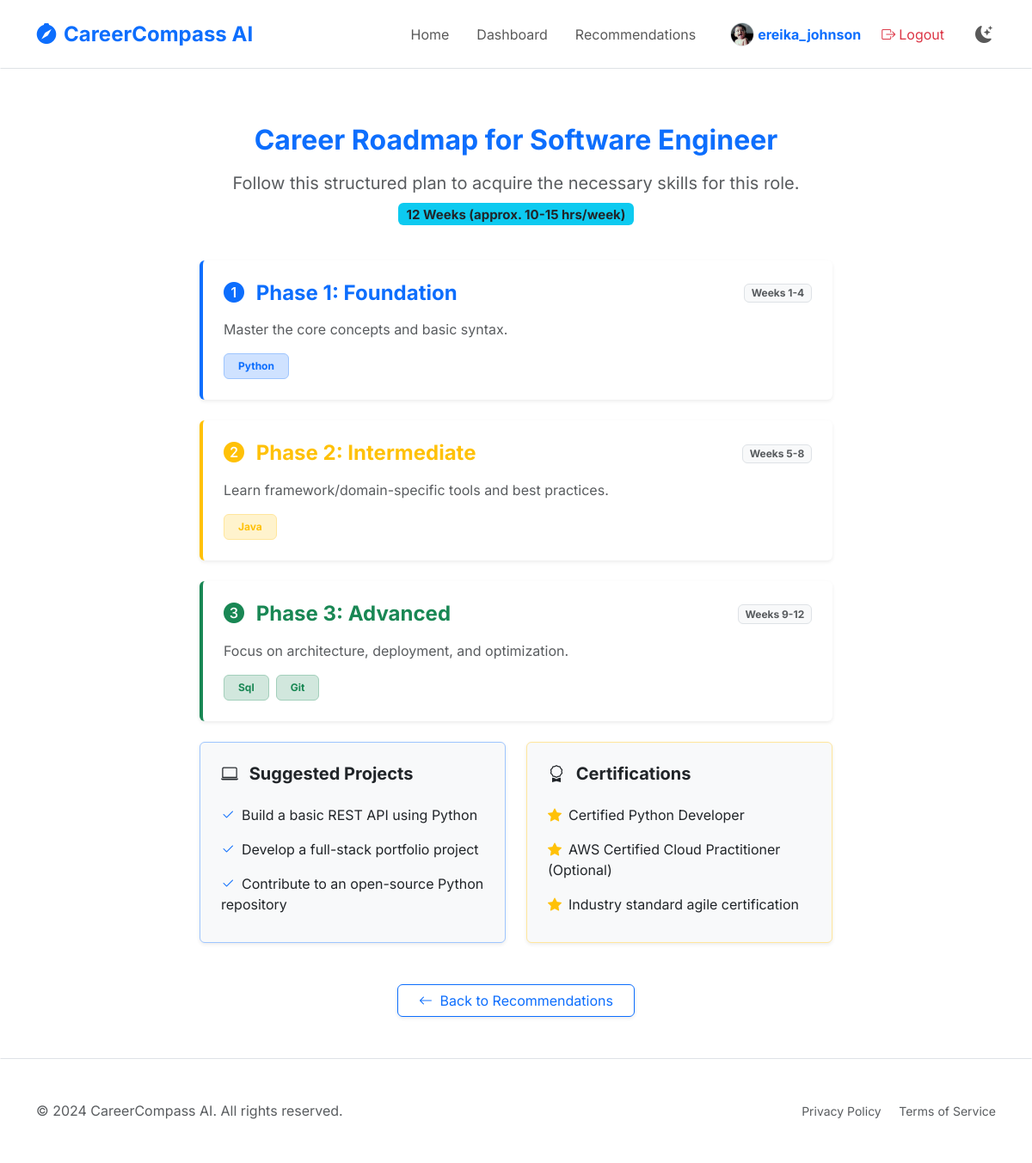
The page /roadmap/1 (signed in) on the database its author committed.
### careercompass/models/user.py (models this page shows, shortened)
class User(db.Model, UserMixin):
    id = db.Column(db.Integer, primary_key=True)
    username = db.Column(db.String(150), unique=True, nullable=False)
    password = db.Column(db.String(60), nullable=False)
    full_name = db.Column(db.String(150), nullable=True)
    email = db.Column(db.String(150), nullable=True)
    phone = db.Column(db.String(20), nullable=True)
    address = db.Column(db.String(250), nullable=True)
    dob = db.Column(db.Date, nullable=True)
    gender = db.Column(db.String(20), nullable=True)
    profile_pic = db.Column(db.String(200), nullable=True)
    linkedin = db.Column(db.String(200), nullable=True)
    github = db.Column(db.String(200), nullable=True)
    twitter = db.Column(db.String(200), nullable=True)
    website = db.Column(db.String(200), nullable=True)
    tech_skills = db.Column(db.String(500), nullable=True) # Comma-separated or JSON
    soft_skills = db.Column(db.String(500), nullable=True)
    qualification = db.Column(db.String(100), nullable=True)
    industry = db.Column(db.String(100), nullable=True)

### careercompass/models/job.py (models this page shows, shortened)
class Job(db.Model):
    id = db.Column(db.Integer, primary_key=True)
    title = db.Column(db.String(150), nullable=False)
    company = db.Column(db.String(150), nullable=True)
    tech_skills = db.Column(db.Text, nullable=False) # Comma-separated or JSON
    soft_skills = db.Column(db.Text, nullable=False)
    min_qualification = db.Column(db.String(100), nullable=False)
    description = db.Column(db.Text, nullable=True)
    industry = db.Column(db.String(100), nullable=True)
    availability = db.Column(db.String(50), nullable=True) # Remote, Full-time, etc.
    salary_package = db.Column(db.String(100), nullable=True) # Range or text

### careercompass/routes/main_routes.py (the view)
@main_bp.route('/roadmap/<int:job_id>')
@login_required
def roadmap(job_id):
    job = Job.query.get_or_404(job_id)
    from careercompass.recommendation_engine import generate_roadmap
    roadmap_data = generate_roadmap(job.tech_skills)
    return render_template('roadmap.html', job=job, roadmap=roadmap_data)

### app.py (called while the page is built)
def create_app(test_config=None):
    app = Flask(__name__, template_folder='careercompass/templates', static_folder='careercompass/static')
    app.config['SECRET_KEY'] = 'dev_secret_key_careercompass'
    app.config['SQLALCHEMY_DATABASE_URI'] = 'sqlite:///database.db'
    app.config['SQLALCHEMY_TRACK_MODIFICATIONS'] = False
    if test_config:
        app.config.update(test_config)
    db.init_app(app)
    login_manager.init_app(app)
    bcrypt.init_app(app)
    app.register_blueprint(auth_bp, url_prefix='/auth')
    app.register_blueprint(main_bp)   # ← Removed url_prefix='/'
    app.register_blueprint(admin_bp, url_prefix='/admin')
    @login_manager.user_loader
    def load_user(user_id):
        return User.query.get(int(user_id))
    with app.app_context():
        db.create_all()
    return app

### careercompass/templates/roadmap.html (shortened to what this page needs)
{% extends "base.html" %}
{% block content %}
<div class="row mb-4">
    <div class="col-md-10 offset-md-1 text-center">
        <h2 class="fw-bold text-primary mb-3">Career Roadmap for {{ job.title }}</h2>
        <p class="text-muted fs-5">
            Follow this structured plan to acquire the necessary skills for this role.
            <br>
            <span class="badge bg-info text-dark mt-2">{{ roadmap.get('Estimated Timeline', '12 Weeks') }}</span>
        </p>
    </div>
</div>
<div class="row">
    <div class="col-md-8 offset-md-2">
        {% set p1 = roadmap.get('Phase 1: Foundation Skills', {}) %}
        <div class="card shadow-sm border-0 border-start border-4 border-primary mb-4">
            <div class="card-body p-4">
                <div class="d-flex justify-content-between align-items-center mb-3">
                    <h4 class="card-title fw-bold mb-0 text-primary">
                        <i class="bi bi-1-circle-fill me-2"></i> Phase 1: Foundation
                    </h4>
                    <span class="badge bg-body-tertiary text-muted border">{{ p1.get('duration', 'Weeks 1-4') }}</span>
                </div>
                <p class="text-muted">{{ p1.get('description', '') }}</p>
                <div class="d-flex flex-wrap gap-2 mt-3">
                    {% for skill in p1.get('skills', []) %}
                    <span class="badge bg-primary-subtle text-primary border border-primary-subtle px-3 py-2">{{ skill
                        }}</span>
                    {% endfor %}
                </div>
            </div>
        </div>
        {% set p2 = roadmap.get('Phase 2: Intermediate Skills', {}) %}
        <div class="card shadow-sm border-0 border-start border-4 border-warning mb-4">
            <div class="card-body p-4">
                <div class="d-flex justify-content-between align-items-center mb-3">
                    <h4 class="card-title fw-bold mb-0 text-warning">
                        <i class="bi bi-2-circle-fill me-2"></i> Phase 2: Intermediate
                    </h4>
                    <span class="badge bg-body-tertiary text-muted border">{{ p2.get('duration', 'Weeks 5-8') }}</span>
                </div>
                <p class="text-muted">{{ p2.get('description', '') }}</p>
                <div class="d-flex flex-wrap gap-2 mt-3">
                    {% for skill in p2.get('skills', []) %}
                    <span class="badge bg-warning-subtle text-warning border border-warning-subtle px-3 py-2">{{ skill
                        }}</span>
                    {% endfor %}
                </div>
            </div>
        </div>
        {% set p3 = roadmap.get('Phase 3: Advanced Skills', {}) %}
        <div class="card shadow-sm border-0 border-start border-4 border-success mb-4">
            <div class="card-body p-4">
                <div class="d-flex justify-content-between align-items-center mb-3">
                    <h4 class="card-title fw-bold mb-0 text-success">
                        <i class="bi bi-3-circle-fill me-2"></i> Phase 3: Advanced
                    </h4>
                    <span class="badge bg-body-tertiary text-muted border">{{ p3.get('duration', 'Weeks 9-12') }}</span>
                </div>
                <p class="text-muted">{{ p3.get('description', '') }}</p>
                <div class="d-flex flex-wrap gap-2 mt-3">
                    {% for skill in p3.get('skills', []) %}
                    <span class="badge bg-success-subtle text-success border border-success-subtle px-3 py-2">{{ skill
                        }}</span>
                    {% endfor %}
                </div>
            </div>
        </div>
        <div class="row">
            <div class="col-md-6 mb-4">
                <div class="card shadow-sm border border-primary-subtle h-100 bg-body-tertiary">
                    <div class="card-body p-4">
                        <h5 class="fw-bold mb-3"><i class="bi bi-laptop me-2"></i> Suggested Projects</h5>
                        <ul class="list-group list-group-flush bg-transparent">
                            {% for project in roadmap.get('Suggested Projects', []) %}
                            <li class="list-group-item bg-transparent px-0 border-bottom-0"><i
                                    class="bi bi-check2 text-primary me-2"></i>{{ project }}</li>
                            {% endfor %}
                        </ul>
                    </div>
                </div>
            </div>
            <div class="col-md-6 mb-4">
                <div class="card shadow-sm border border-warning-subtle h-100 bg-body-tertiary">
                    <div class="card-body p-4">
                        <h5 class="fw-bold mb-3"><i class="bi bi-award me-2"></i> Certifications</h5>
                        <ul class="list-group list-group-flush bg-transparent">
                            {% for cert in roadmap.get('Certifications', []) %}
                            <li class="list-group-item bg-transparent px-0 border-bottom-0"><i
                                    class="bi bi-star-fill text-warning me-2"></i>{{ cert }}</li>
                            {% endfor %}
                        </ul>
                    </div>
                </div>
            </div>
        </div>
        <div class="text-center mt-4">
            <a href="{{ url_for('main.recommendations') }}" class="btn btn-outline-primary px-4 shadow-sm">
                <i class="bi bi-arrow-left me-1"></i> Back to Recommendations
            </a>
        </div>
    </div>
</div>
{% endblock %}

### careercompass/templates/base.html (shortened to what this page needs)
<!DOCTYPE html>
<html lang="en" data-bs-theme="light">
<head>
    <link rel="stylesheet" href="https://cdn.jsdelivr.net/npm/bootstrap-icons@1.11.1/font/bootstrap-icons.css">
    <link href="https://cdn.jsdelivr.net/npm/bootstrap@5.3.0/dist/css/bootstrap.min.css" rel="stylesheet">
    <link rel="stylesheet" href="{{ url_for('static', filename='style.css') }}">
</head>
<body class="d-flex flex-column min-vh-100">
    <nav class="navbar navbar-expand-lg border-bottom sticky-top py-3 glass-effect" id="mainNav">
        <div class="container">
            <a class="navbar-brand fw-bold fs-4 text-primary" href="{{ url_for('main.home') }}">
                <i class="bi bi-compass-fill me-2"></i>CareerCompass AI
            </a>
            <div class="collapse navbar-collapse" id="navbarNav">
                <ul class="navbar-nav ms-auto align-items-center">
                    <li class="nav-item"><a class="nav-link px-3" href="{{ url_for('main.home') }}">Home</a></li>
                    {% if current_user.is_authenticated %}
                    <li class="nav-item"><a class="nav-link px-3" href="{{ url_for('main.dashboard') }}">Dashboard</a>
                    </li>
                    <li class="nav-item"><a class="nav-link px-3"
                            href="{{ url_for('main.recommendations') }}">Recommendations</a></li>
                    <li class="nav-item ms-lg-3">
                        <a class="nav-link text-primary fw-bold d-flex align-items-center"
                            href="{{ url_for('main.profile') }}">
                            {% if current_user.profile_pic %}
                            <img src="{{ url_for('static', filename='profile_pics/' + current_user.profile_pic) }}"
                                class="rounded-circle me-1 border"
                                style="width: 28px; height: 28px; object-fit: cover;">
                            {% else %}
                            <i class="bi bi-person-circle fs-5 me-1"></i>
                            {% endif %}
                            <span class="d-none d-lg-inline">{{ current_user.username }}</span>
                        </a>
                    </li>
                    <li class="nav-item me-2">
                        <a class="nav-link text-danger ms-lg-2" href="{{ url_for('auth.logout') }}">
                            <i class="bi bi-box-arrow-right me-1"></i>Logout
                        </a>
                    </li>
                    {% else %}
                    <li class="nav-item"><a class="nav-link px-3" href="{{ url_for('auth.login') }}">Login</a></li>
                    <li class="nav-item"><a class="btn btn-primary rounded-pill px-4 ms-2"
                            href="{{ url_for('auth.register') }}">Register</a></li>
                    {% endif %}
                    <li class="nav-item ms-lg-3 mt-3 mt-lg-0">
                        <button class="btn btn-link nav-link p-1" id="theme-toggle" aria-label="Toggle Theme">
                            <i class="bi bi-moon-stars-fill fs-5" id="theme-icon"></i>
                        </button>
                    </li>
                </ul>
            </div>
        </div>
    </nav>
    <main class="container my-5">
        {% block content %}{% endblock %}
    </main>
    <footer class="border-top py-5 mt-auto glass-effect">
        <div class="container">
            <div class="row align-items-center">
                <div class="col-md-6 text-center text-md-start">
                    <p class="mb-0 text-muted">&copy; 2024 CareerCompass AI. All rights reserved.</p>
                </div>
                <div class="col-md-6 text-center text-md-end mt-3 mt-md-0">
                    <a href="#" class="text-muted text-decoration-none me-3 small">Privacy Policy</a>
                    <a href="#" class="text-muted text-decoration-none small">Terms of Service</a>
                </div>
            </div>
        </div>
    </footer>
</body>
</html>

### careercompass/static/style.css (style rules this page uses)
:root { --primary-color: #0d6efd; --primary-gradient: linear-gradient(135deg, #0d6efd 0%, #0a58ca 100%); --card-shadow: 0 10px 30px rgba(0, 0, 0, 0.05); --transition-speed: 0.3s; }
body { font-family: 'Inter', sans-serif; background-color: var(--bs-body-bg); transition: background-color var(--transition-speed), color var(--transition-speed); }
.card { transition: transform var(--transition-speed), box-shadow var(--transition-speed), background-color var(--transition-speed); box-shadow: var(--card-shadow); }
.glass-effect { background: rgba(255, 255, 255, 0.7); backdrop-filter: blur(10px); -webkit-backdrop-filter: blur(10px); border: 1px solid rgba(255, 255, 255, 0.2); }
#theme-toggle { cursor: pointer; transition: transform 0.3s ease; }

### rows shown on the page
User: profile_pic (picture), username "ereika_johnson"
Job: title "Software Engineer"

### other values the page prints
{{ roadmap.get('Estimated Timeline', '12 Weeks') }} "12 Weeks (approx. 10-15 hrs/week)"
{{ p1.get('duration', 'Weeks 1-4') }} "Weeks 1-4"
{{ p1.get('description', '') }} "Master the core concepts and basic syntax."
{{ skill }} "Python"
{{ p2.get('duration', 'Weeks 5-8') }} "Weeks 5-8"
{{ p2.get('description', '') }} "Learn framework/domain-specific tools and best practices."
{{ skill }} "Java"
{{ p3.get('duration', 'Weeks 9-12') }} "Weeks 9-12"
{{ p3.get('description', '') }} "Focus on architecture, deployment, and optimization."
{{ skill }} "Sql" "Git"
{{ project }} "Build a basic REST API using Python" "Develop a full-stack portfolio project" "Contribute to an open-source Python repository"
{{ cert }} "Certified Python Developer" "AWS Certified Cloud Practitioner (Optional)" "Industry standard agile certification"
